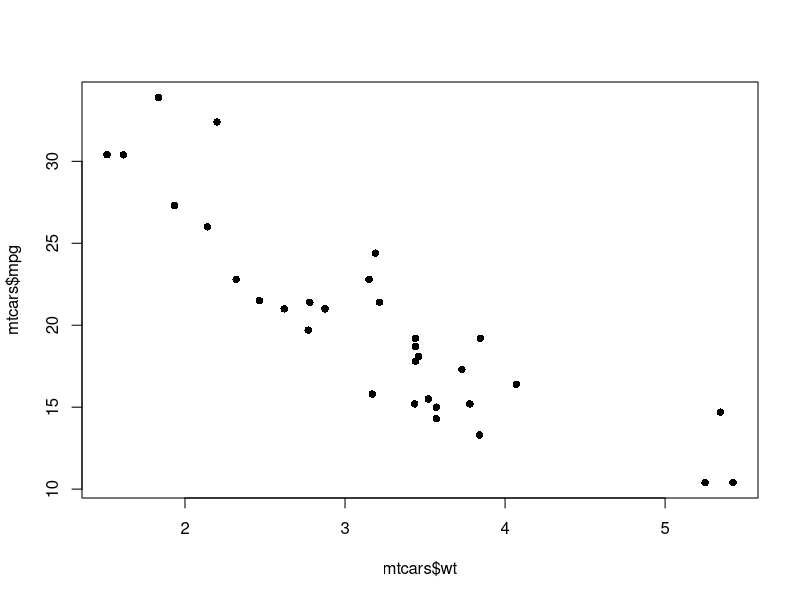
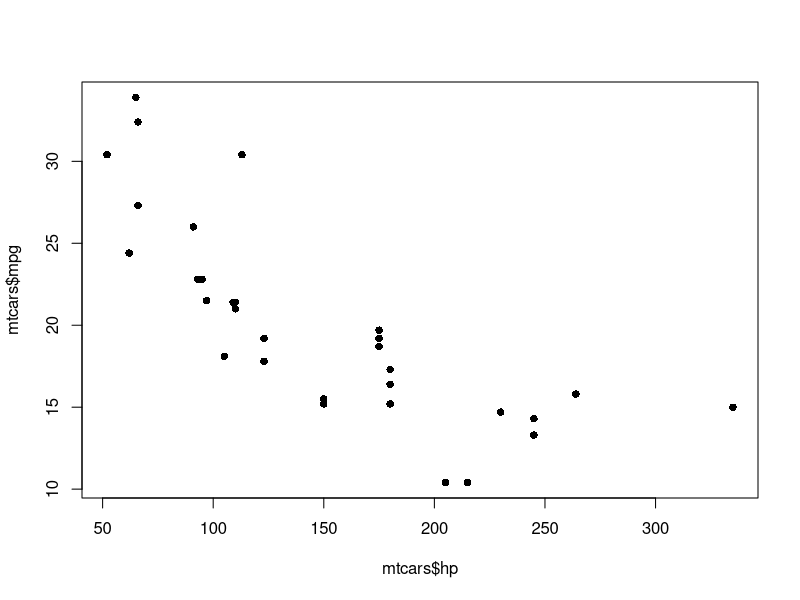
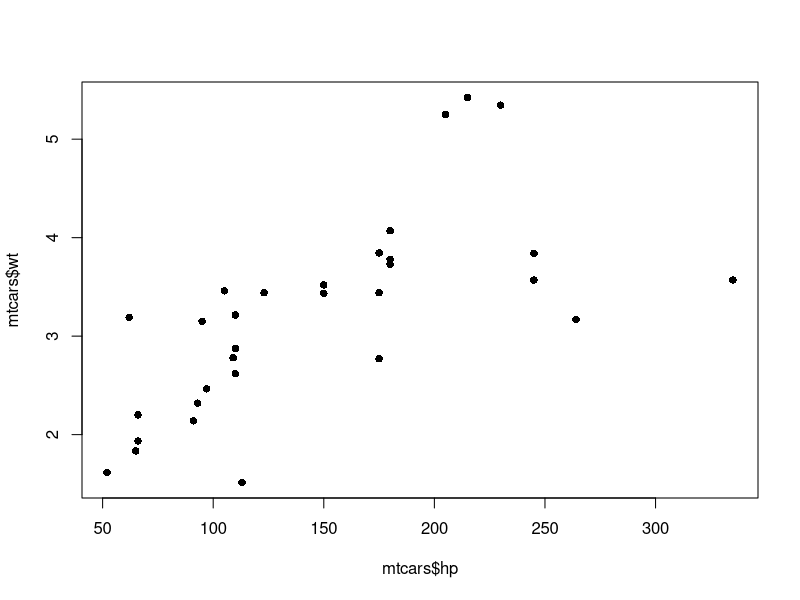

Reproduce these figures in R, in order.
## Correlation
cor(mtcars$hp, mtcars$mpg)
cor(mtcars$wt, mtcars$mpg)

plot(mtcars$wt, mtcars$mpg, pch=16)
plot(mtcars$hp, mtcars$mpg, pch=16)
plot(mtcars$hp, mtcars$wt, pch=16)

cor(mtcars[ , c("mpg","wt","hp")])

## dplyr (tidyverse)
library(dplyr)
corMat <- mtcars %>% 
  select(mpg, wt, hp) %>%
  cor()

## Compute correlation (r) and sig test
cor(mtcars$hp, mtcars$mpg)
cor.test(mtcars$hp, mtcars$mpg)



## Linear Regression
## mpg = f(hp)
lmFit <- lm(mpg ~ hp, data = mtcars)

summary(lmFit)

## Prediction
lmFit$coefficients[[1]] + lmFit$coefficients[[2]]*200

new_cars <- data.frame(
  hp = c(250, 320, 400, 410, 450)
)

## predict()
new_cars$mpg_pred <- predict(lmFit, newdata = new_cars)
new_cars$hp_pred <- NULL

summary(mtcars$hp)


## Root Mean Squared Error (RMSE)
## Multiple Linear Regression
## mpg = f(hp, wt, am)
## mpg = intercept + b0*hp + b1*wt + b2*am

lmFit_V2 <- lm(mpg ~ hp + wt + am, data = mtcars)

coefs <- coef(lmFit_V2)

coefs[[1]] + coefs[[2]]*200 + coefs[[3]]*3.5 + coefs[[4]]*1


## Build Full Model
lmFit_Full <- lm(mpg ~ .,, data = mtcars)

mtcars$predicted <- predict(lmFit_Full)

head(mtcars)

## Train RMSE
squared_error <- (mtcars$mpg - mtcars$predicted) ** 2
rmse <- sqrt(mean(squared_error))



## Split Data
set.seed(42)
n <- nrow(mtcars)
id <- sample(1:n, size = n*0.8)
train_data <- mtcars[id, ]
test_data <- mtcars[-id, ]


## Train Model
model1 <- lm(mpg ~ hp + wt, data = train_data)
p_train <- predict(model1)
rmse_train <- sqrt(mean((train_data$mpg - p_train)**2))

## Test Model
p_test <- predict(model1, newdata = test_data)
error_test <- test_data$mpg - p_test
(rmse_test <- sqrt(mean(error_test**2)))


## Print Result
cat("RMSE Train: ", rmse_train, "\n")
cat("RMSE Train: ", rmse_test)












